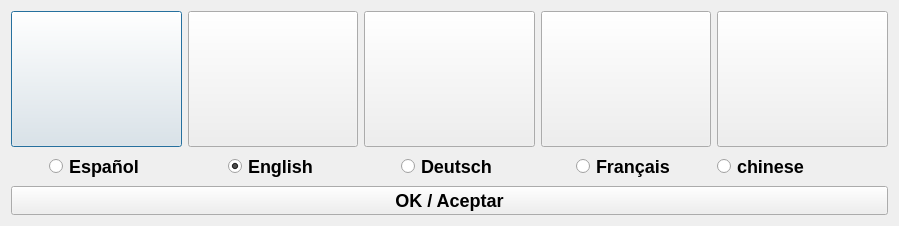
<?xml version="1.0" encoding="UTF-8"?>
<ui version="4.0">
 <class>LanguageChooser</class>
 <widget class="QDialog" name="LanguageChooser">
  <property name="geometry">
   <rect>
    <x>0</x>
    <y>0</y>
    <width>899</width>
    <height>226</height>
   </rect>
  </property>
  <property name="windowTitle">
   <string>Choose Language</string>
  </property>
  <layout class="QVBoxLayout" name="verticalLayout_6">
   <item>
    <layout class="QHBoxLayout" name="horizontalLayout">
     <item>
      <layout class="QVBoxLayout" name="verticalLayout_2">
       <item>
        <widget class="QPushButton" name="spanishLabel">
         <property name="sizePolicy">
          <sizepolicy hsizetype="Minimum" vsizetype="Expanding">
           <horstretch>0</horstretch>
           <verstretch>0</verstretch>
          </sizepolicy>
         </property>
         <property name="minimumSize">
          <size>
           <width>150</width>
           <height>0</height>
          </size>
         </property>
         <property name="styleSheet">
          <string notr="true">image:url(:/languages/spanish-flag.png);</string>
         </property>
        </widget>
       </item>
       <item alignment="Qt::AlignHCenter">
        <widget class="QRadioButton" name="radioSpanish">
         <property name="styleSheet">
          <string notr="true">font: bold;font-size: 18px;</string>
         </property>
         <property name="text">
          <string>Español</string>
         </property>
        </widget>
       </item>
      </layout>
     </item>
     <item>
      <layout class="QVBoxLayout" name="verticalLayout">
       <item>
        <widget class="QPushButton" name="englishLabel">
         <property name="sizePolicy">
          <sizepolicy hsizetype="Minimum" vsizetype="Expanding">
           <horstretch>0</horstretch>
           <verstretch>0</verstretch>
          </sizepolicy>
         </property>
         <property name="minimumSize">
          <size>
           <width>150</width>
           <height>0</height>
          </size>
         </property>
         <property name="styleSheet">
          <string notr="true">image:url(:/languages/english-flag.png);</string>
         </property>
        </widget>
       </item>
       <item alignment="Qt::AlignHCenter">
        <widget class="QRadioButton" name="radioEnglish">
         <property name="styleSheet">
          <string notr="true">font: bold;font-size: 18px;</string>
         </property>
         <property name="text">
          <string>English</string>
         </property>
         <property name="checked">
          <bool>true</bool>
         </property>
        </widget>
       </item>
      </layout>
     </item>
     <item>
      <layout class="QVBoxLayout" name="verticalLayout_3">
       <item>
        <widget class="QPushButton" name="germanLabel">
         <property name="sizePolicy">
          <sizepolicy hsizetype="Minimum" vsizetype="Expanding">
           <horstretch>0</horstretch>
           <verstretch>0</verstretch>
          </sizepolicy>
         </property>
         <property name="minimumSize">
          <size>
           <width>150</width>
           <height>0</height>
          </size>
         </property>
         <property name="styleSheet">
          <string notr="true">image:url(:/languages/german-flag.png);</string>
         </property>
        </widget>
       </item>
       <item alignment="Qt::AlignHCenter">
        <widget class="QRadioButton" name="radioGerman">
         <property name="styleSheet">
          <string notr="true">font: bold;font-size: 18px;</string>
         </property>
         <property name="text">
          <string>Deutsch</string>
         </property>
         <property name="checked">
          <bool>false</bool>
         </property>
        </widget>
       </item>
      </layout>
     </item>
     <item>
      <layout class="QVBoxLayout" name="verticalLayout_5">
       <item>
        <widget class="QPushButton" name="frenchLabel">
         <property name="sizePolicy">
          <sizepolicy hsizetype="Minimum" vsizetype="Expanding">
           <horstretch>0</horstretch>
           <verstretch>0</verstretch>
          </sizepolicy>
         </property>
         <property name="minimumSize">
          <size>
           <width>150</width>
           <height>0</height>
          </size>
         </property>
         <property name="styleSheet">
          <string notr="true">image:url(:/languages/french-flag.png);</string>
         </property>
        </widget>
       </item>
       <item alignment="Qt::AlignHCenter">
        <widget class="QRadioButton" name="radioFrench">
         <property name="styleSheet">
          <string notr="true">font: bold;font-size: 18px;</string>
         </property>
         <property name="text">
          <string>Français</string>
         </property>
         <property name="checked">
          <bool>false</bool>
         </property>
        </widget>
       </item>
      </layout>
     </item>
     <item>
      <layout class="QVBoxLayout" name="verticalLayout_4">
       <item>
        <widget class="QPushButton" name="chineseLabel">
         <property name="sizePolicy">
          <sizepolicy hsizetype="Minimum" vsizetype="Expanding">
           <horstretch>0</horstretch>
           <verstretch>0</verstretch>
          </sizepolicy>
         </property>
         <property name="minimumSize">
          <size>
           <width>150</width>
           <height>0</height>
          </size>
         </property>
         <property name="styleSheet">
          <string notr="true">image:url(:/languages/french-flag.png);</string>
         </property>
        </widget>
       </item>
       <item>
        <widget class="QRadioButton" name="radioChinese">
         <property name="styleSheet">
          <string notr="true">font: bold;font-size: 18px;</string>
         </property>
         <property name="text">
          <string>chinese</string>
         </property>
         <property name="checked">
          <bool>false</bool>
         </property>
        </widget>
       </item>
      </layout>
     </item>
    </layout>
   </item>
   <item>
    <layout class="QHBoxLayout" name="horizontalLayout_3">
     <item>
      <widget class="QPushButton" name="okButton">
       <property name="styleSheet">
        <string notr="true">font: bold;font-size: 18px;</string>
       </property>
       <property name="text">
        <string>OK / Aceptar</string>
       </property>
      </widget>
     </item>
    </layout>
   </item>
  </layout>
 </widget>
 <resources/>
 <connections/>
</ui>
